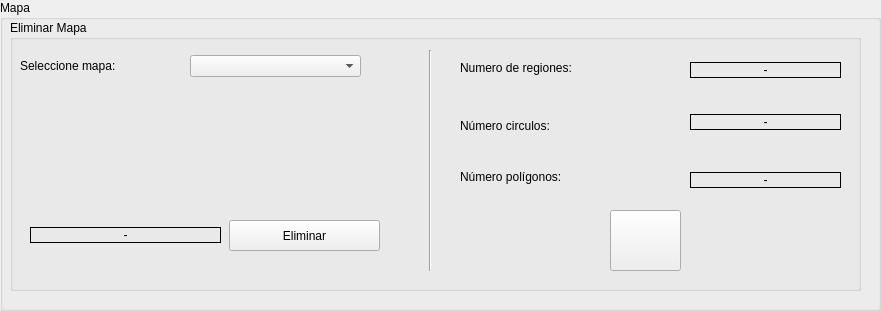
   <widget class="QGroupBox" name="gb_ResumenMapasMain">
    <property name="geometry">
     <rect>
      <x>730</x>
      <y>720</y>
      <width>881</width>
      <height>311</height>
     </rect>
    </property>
    <property name="title">
     <string>Mapa</string>
    </property>
    <widget class="QGroupBox" name="groupBox_2">
     <property name="geometry">
      <rect>
       <x>10</x>
       <y>20</y>
       <width>851</width>
       <height>271</height>
      </rect>
     </property>
     <property name="title">
      <string>Eliminar Mapa</string>
     </property>
     <widget class="QComboBox" name="cb_resumenMapas">
      <property name="geometry">
       <rect>
        <x>180</x>
        <y>35</y>
        <width>171</width>
        <height>22</height>
       </rect>
      </property>
     </widget>
     <widget class="QLabel" name="label_24">
      <property name="geometry">
       <rect>
        <x>10</x>
        <y>38</y>
        <width>151</width>
        <height>16</height>
       </rect>
      </property>
      <property name="text">
       <string>Seleccione mapa:</string>
      </property>
     </widget>
     <widget class="QLabel" name="lb_resumenNombreMapa">
      <property name="geometry">
       <rect>
        <x>20</x>
        <y>207</y>
        <width>191</width>
        <height>16</height>
       </rect>
      </property>
      <property name="frameShape">
       <enum>QFrame::Box</enum>
      </property>
      <property name="text">
       <string>-</string>
      </property>
      <property name="alignment">
       <set>Qt::AlignCenter</set>
      </property>
     </widget>
     <widget class="QPushButton" name="bt_clearResumenMapa">
      <property name="geometry">
       <rect>
        <x>219</x>
        <y>200</y>
        <width>151</width>
        <height>31</height>
       </rect>
      </property>
      <property name="text">
       <string>Eliminar</string>
      </property>
      <property name="icon">
       <iconset>
        <normaloff>../Imagenes/clear.png</normaloff>../Imagenes/clear.png</iconset>
      </property>
      <property name="iconSize">
       <size>
        <width>24</width>
        <height>24</height>
       </size>
      </property>
      <property name="autoDefault">
       <bool>false</bool>
      </property>
     </widget>
     <widget class="QLabel" name="label_73">
      <property name="geometry">
       <rect>
        <x>450</x>
        <y>40</y>
        <width>151</width>
        <height>16</height>
       </rect>
      </property>
      <property name="text">
       <string>Numero de regiones:</string>
      </property>
     </widget>
     <widget class="Line" name="line_21">
      <property name="geometry">
       <rect>
        <x>410</x>
        <y>30</y>
        <width>20</width>
        <height>221</height>
       </rect>
      </property>
      <property name="orientation">
       <enum>Qt::Vertical</enum>
      </property>
     </widget>
     <widget class="QLabel" name="lb_numeroRegionesResumen">
      <property name="geometry">
       <rect>
        <x>680</x>
        <y>42</y>
        <width>151</width>
        <height>16</height>
       </rect>
      </property>
      <property name="frameShape">
       <enum>QFrame::Box</enum>
      </property>
      <property name="text">
       <string>-</string>
      </property>
      <property name="alignment">
       <set>Qt::AlignCenter</set>
      </property>
     </widget>
     <widget class="QLabel" name="label_74">
      <property name="geometry">
       <rect>
        <x>450</x>
        <y>98</y>
        <width>151</width>
        <height>16</height>
       </rect>
      </property>
      <property name="text">
       <string>Número circulos:</string>
      </property>
     </widget>
     <widget class="QLabel" name="label_75">
      <property name="geometry">
       <rect>
        <x>450</x>
        <y>149</y>
        <width>151</width>
        <height>16</height>
       </rect>
      </property>
      <property name="text">
       <string>Número polígonos:</string>
      </property>
     </widget>
     <widget class="QLabel" name="lb_numeroCirculosResumen">
      <property name="geometry">
       <rect>
        <x>680</x>
        <y>94</y>
        <width>151</width>
        <height>16</height>
       </rect>
      </property>
      <property name="frameShape">
       <enum>QFrame::Box</enum>
      </property>
      <property name="text">
       <string>-</string>
      </property>
      <property name="alignment">
       <set>Qt::AlignCenter</set>
      </property>
     </widget>
     <widget class="QLabel" name="lb_numeroPoligonosResumen">
      <property name="geometry">
       <rect>
        <x>680</x>
        <y>152</y>
        <width>151</width>
        <height>16</height>
       </rect>
      </property>
      <property name="frameShape">
       <enum>QFrame::Box</enum>
      </property>
      <property name="text">
       <string>-</string>
      </property>
      <property name="alignment">
       <set>Qt::AlignCenter</set>
      </property>
     </widget>
     <widget class="QPushButton" name="bt_refreshResumen">
      <property name="geometry">
       <rect>
        <x>600</x>
        <y>190</y>
        <width>71</width>
        <height>61</height>
       </rect>
      </property>
      <property name="text">
       <string/>
      </property>
      <property name="icon">
       <iconset>
        <normaloff>../Imagenes/refresh.png</normaloff>../Imagenes/refresh.png</iconset>
      </property>
      <property name="iconSize">
       <size>
        <width>50</width>
        <height>50</height>
       </size>
      </property>
     </widget>
    </widget>
   </widget>
